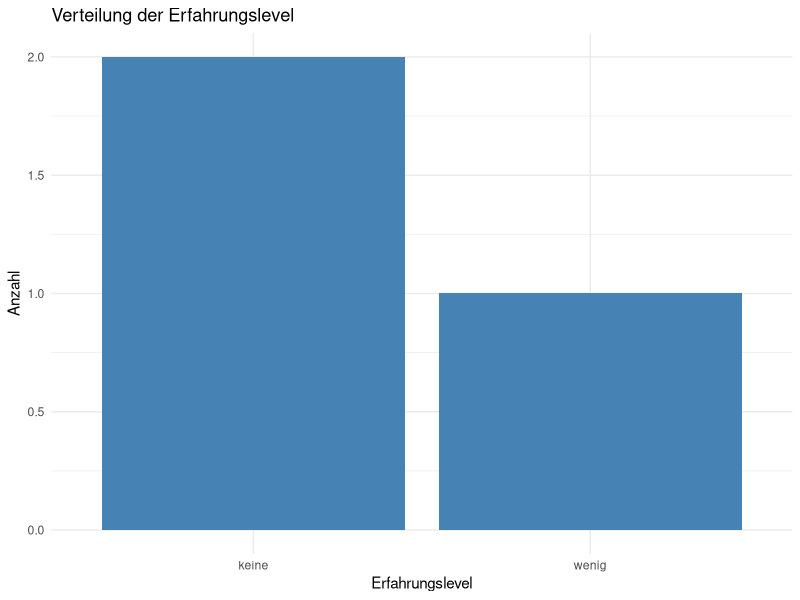
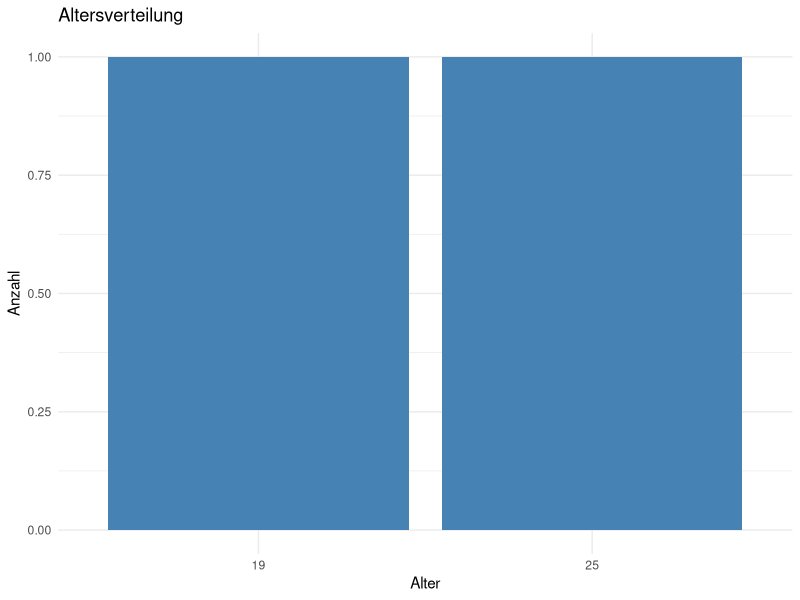
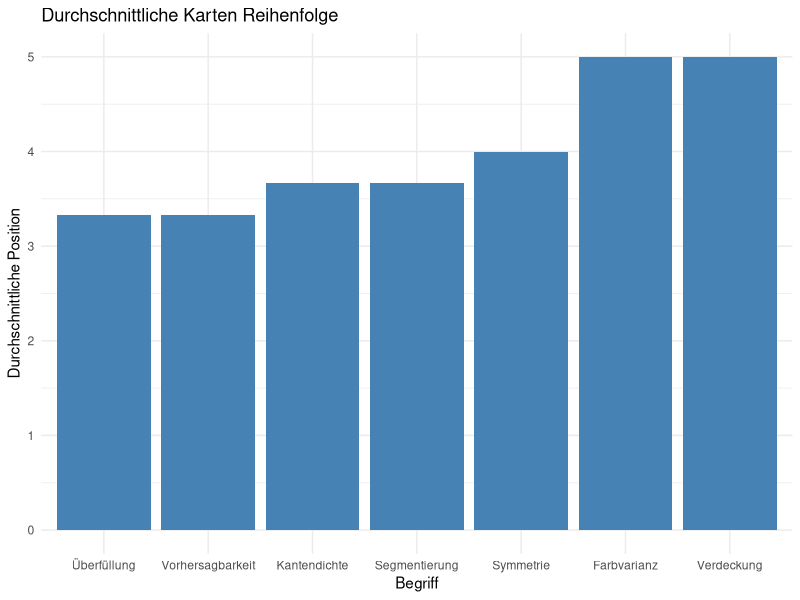
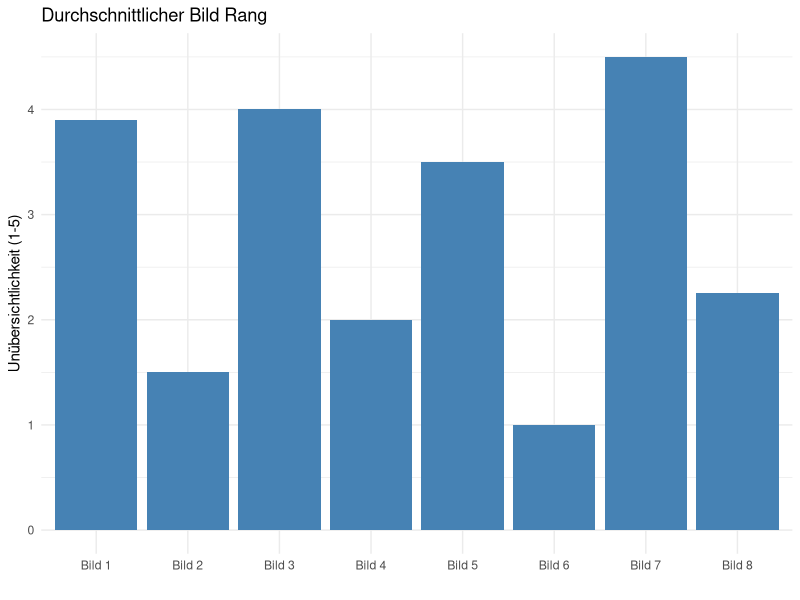

Source code (R) for these figures, in order:
## ---- chunk 1
#| label: fig-exp
#| echo: false
#| warning: false
#| fig-cap: Erfahrungslevel

library(ggplot2)
exp_lvls <- c(0,0,1)
# Namen der Levels
exp_names <- c(
  "keine",
  "wenig",
  "mäßig",
  "umfangreiche"
)

# Zahlen in Text umwandeln
experience <- exp_names[exp_lvls + 1]

# Dataframe
exp_data <- data.frame(
  Person = 1:length(experience),
  Erfahrung = experience
)

# Plot
ggplot(exp_data, aes(x = Erfahrung)) +
  geom_bar(fill = "steelblue") +
  labs(
    title = "Verteilung der Erfahrungslevel",
    x = "Erfahrungslevel",
    y = "Anzahl"
  ) +
  theme_minimal()
## ---- chunk 2
#| label: fig-age
#| echo: false
#| warning: false
#| fig-cap: Altersverteilung

library(ggplot2)

ages <- c(25,19)

# Dataframe erstellen
age_data <- data.frame(
  age = ages
)

# Plot
ggplot(age_data, aes(x = factor(age))) +
  geom_bar(fill = "steelblue") +
  labs(
    title = "Altersverteilung",
    x = "Alter",
    y = "Anzahl"
  ) +
  theme_minimal()
## ---- chunk 3
#| label: fig-card-Sort
#| echo: false
#| warning: false
#| fig-cap: Durchschnittliche Karten Reihenfolge

library(ggplot2)
library(tidyverse)

A3_1 <- c(6,4,7,1,5,3,2)
A3_2 <- c(3,5,6,4,2,7,1)
A3_4 <- c(3,1,2,6,4,5,7)
cards <- c("Symmetrie","Vorhersagbarkeit","Farbvarianz","Kantendichte","Segmentierung","Verdeckung","Überfüllung")

card_data <- data.frame(
  card = cards,
  order1 = A3_1,
  order2 = A3_2,
  order3 = A3_4
)

# Durchschnitt berechnen
card_data <- card_data %>%
  mutate(avg_order = rowMeans(across(starts_with("order"))))

# Plot
ggplot(card_data, aes(x = reorder(card, avg_order), y = avg_order)) +
  geom_col(fill = "steelblue") +
  labs(
    title = "Durchschnittliche Karten Reihenfolge",
    x = "Begriff",
    y = "Durchschnittliche Position"
  ) +
  theme_minimal()
## ---- chunk 4
#| label: fig-pic-ranks
#| echo: false
#| warning: false
#| fig-cap: Bild Unübersichtlichkeit

library(ggplot2)
library(tidyverse)

A3_1 <- c(3,1,5,1,3,1,4,2)
A3_4 <- c(4.8,2,3,3,4,1,5,2.5)

pics <- c("Bild 1","Bild 2","Bild 3","Bild 4","Bild 5","Bild 6","Bild 7","Bild 8")

rank_data <- data.frame(
  pic = pics,
  ranks1 = A3_1,
  ranks2 = A3_4
)

# Durchschnitt berechnen
rank_data <- rank_data %>%
  mutate(avg_rank = rowMeans(across(starts_with("ranks"))))

# Plot
ggplot(rank_data, aes(x = pic, y = avg_rank)) +
  geom_col(fill = "steelblue") +
  labs(
    title = "Durchschnittlicher Bild Rang",
    x = " ",
    y = "Unübersichtlichkeit (1-5)"
  ) +
  theme_minimal()
